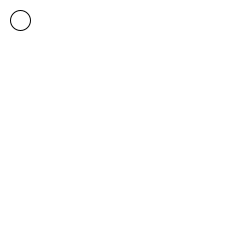
Frame 1 (no input)
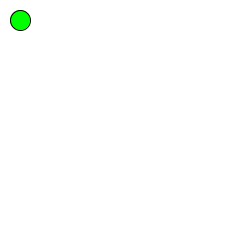
Frame 60 (the mouse pressed at the canvas centre just before this capture)
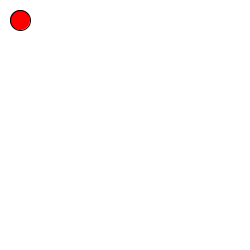
Frame 120 (the mouse held since frame 60 and released just before this capture)

The Processing sketch that drew these frames (run headless with seeded random() and noise(); from frame 60 on, the mouse is pressed at the canvas centre):

// Processing sketch: processing_106578
// ── processing_106578.pde

int counter;
int x= 20;
int y= 20;

int dx = 0;
int dy = 0;


void setup() {  //setup function called initially, only once
  size(250, 250);
 
}

void draw() {  //draw function loops 

background (255,255,255,0);
  ellipse (x,y,20,20);
  
  if (mousePressed) {
  fill (255,0,0);
  }
  else {
  fill (0,255,0);
  }
 
 if (keyPressed) {
 fill (0,0,255);
 
 if (key == 'd'|| key=='D') {
 fill (255,255,0);
 dx = 1; 
 }
 else if (key == 'a') {
 dx = -1;
 }
 else if (key== 'w') {
 dy = -1;
 }
 else if (key == 's') {
 dy = 1;
 }
 else {
 dx = 0;
 dy = 0;
    }
 }
 
 x = x+dx;
 y = y+dy;
}
